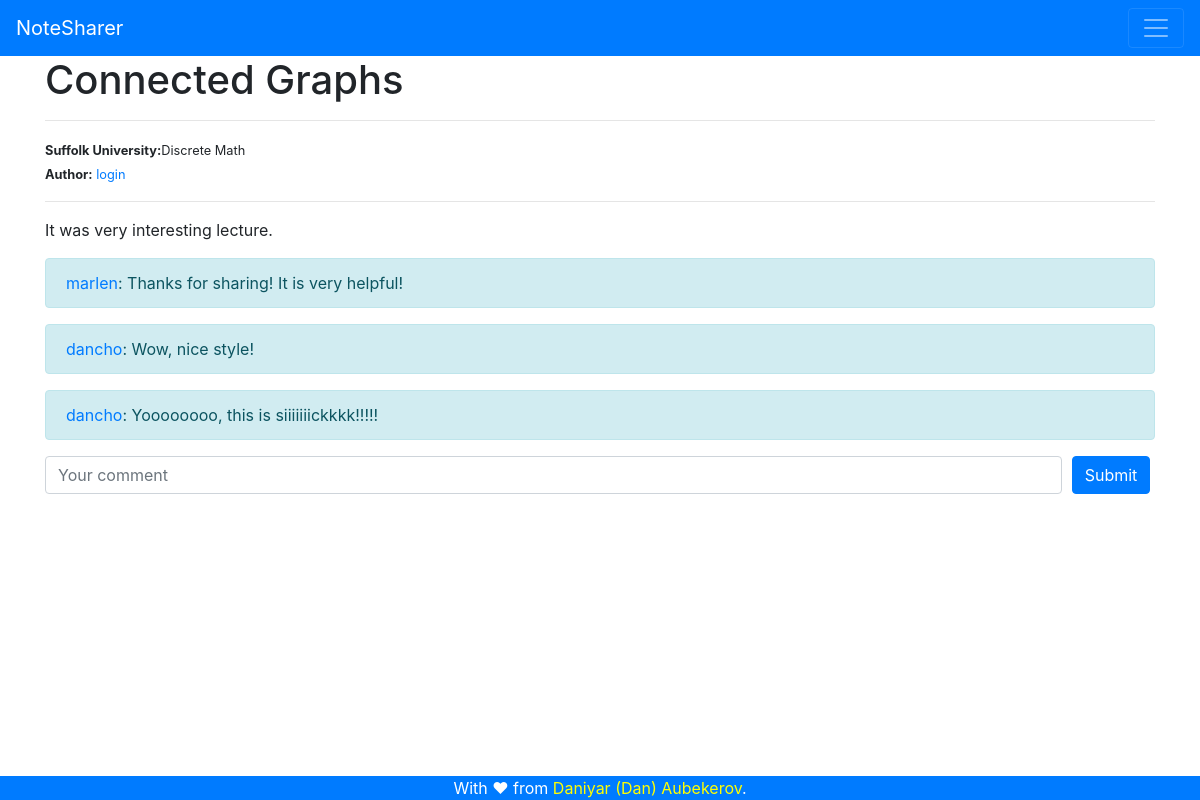
The app's page /notes/1 (signed in), older data.
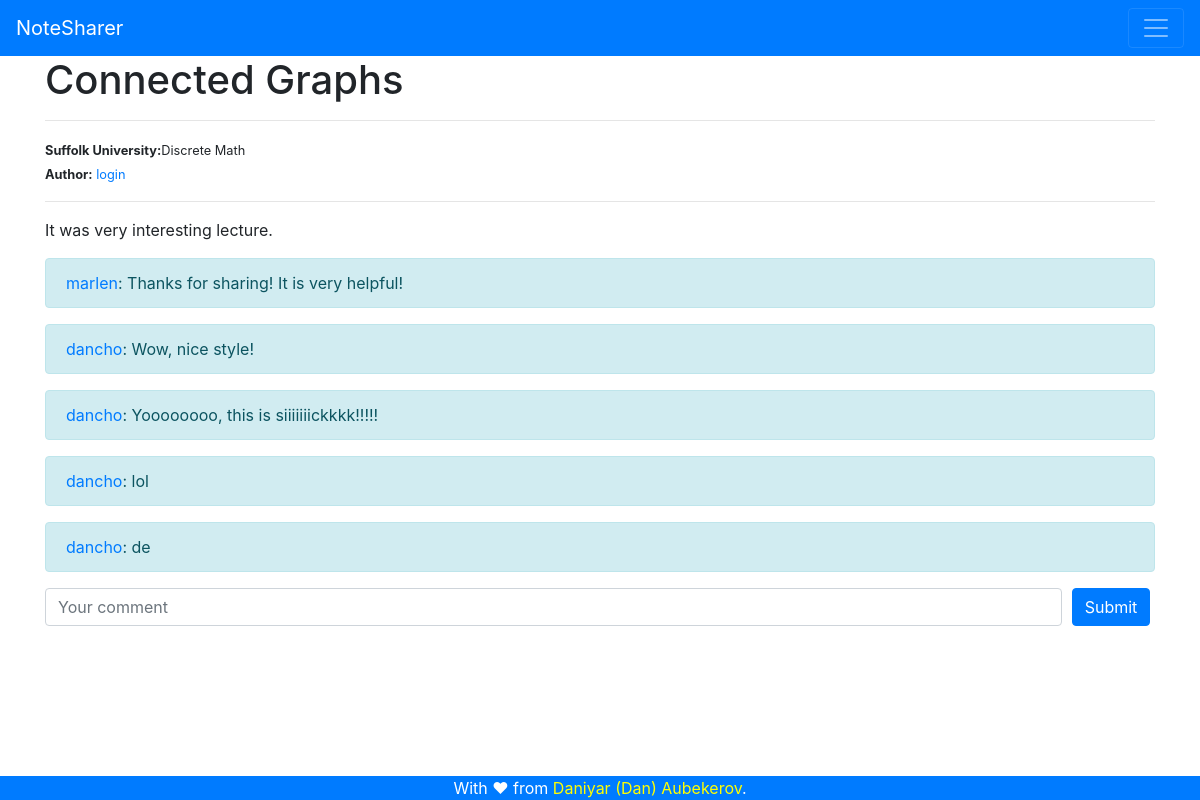
The same page, newer data.
### tables this page shows
CREATE TABLE Notes (
    'noteID' INTEGER NOT NULL PRIMARY KEY,
    'content' TEXT(50000),
    'author' INTEGER, 'university' VARCHAR(300), 'class' VARCHAR(300), 'lectureName' VARCHAR(300),
    FOREIGN KEY('author') REFERENCES accounts(id)
);

CREATE TABLE 'accounts' (
'id' INTEGER PRIMARY KEY,
'login' VARCHAR(255),
'password' VARCHAR(255),
'name' VARCHAR(255)
, 'university' VARCHAR(255), 'github' VARCHAR(255));

CREATE TABLE Comments (
    'commentID' INTEGER NOT NULL PRIMARY KEY,
    'content' VARCHAR(300),
    'author' INTEGER,
    'note' INTEGER,
    FOREIGN KEY('author') REFERENCES accounts(id),
    FOREIGN KEY('note') REFERENCES notes(noteID)
);

### app.py (the view)
@app.route('/notes/<id>', methods = ['POST', 'GET'])
def note(id):
    if (not session['user']):
        return render_template('404.html', error = 'You are not loged in to view this page')
    context = dict()
    db_connection = sqlite3.connect('database.db')
    if (request.method == 'POST'):
        comment = request.form.get('comment')
        cursor = db_connection.cursor()
        cursor.execute('INSERT INTO comments (content, author, note) VALUES (?,?,?);', (comment, session['user']['id'], id))
        db_connection.commit()
        cursor.close()
    cursor = db_connection.cursor()
    cursor.execute('SELECT notes.content,  notes.university, notes.class, notes.lectureName, accounts.login, notes.noteID FROM notes INNER JOIN accounts ON notes.author = accounts.id WHERE notes.noteID = ? ', [id])
    note = cursor.fetchone()
    context['note'] = note
    cursor.execute('SELECT comments.content, accounts.login FROM comments INNER JOIN accounts ON comments.author=accounts.id WHERE comments.note=?;', [id])
    comments = cursor.fetchall()
    context['comments'] = comments
    return render_template('note.html', context = context)

### templates/note.html (shortened to what this page needs)
{% extends 'base.html' %}
{% block body %}
    <div class="container">
        <div class="well">
            <div class="row">
                <div class="col-md-12">
                    <div class="">
                        <h1  class="hidden-xs hidden-sm">{{context['note'][3]}}</h1>
                        <hr>
                        <small><strong>{{context['note'][1]}}:</strong>{{context['note'][2]}}</small><br>
                        <small><strong>Author:</strong> <a href = "{{url_for('user', login = context['note'][4])}}">{{context['note'][4]}}</a></small>
                        <hr>
                        <p class="text-justify">{{context['note'][0]}}</p></div>
                </div>
            </div>
        </div>
        {% for comment in context['comments'] %}
            <div class="alert alert-info" role="alert">
                <a href = "{{url_for('user', login = comment[1])}}">{{comment[1]}}</a>: {{comment[0]}}
            </div>
        {% endfor %}
        <form method = "post"  id = "comment">
            <div class="form-row">
                <div class="col-11">
                    <input type="text" id = "comment" name = "comment" class="form-control" placeholder="Your comment">
                </div>
                <div class="col-1">
                    <input type = "submit" class = "btn btn-primary" value = "Submit" />
                </div>
            </div>
        </form>
    </div>
{% endblock %}

### templates/base.html (shortened to what this page needs)
<!DOCTYPE html>
<html lang="en">
    <head>
        <link rel="stylesheet" href="https://cdn.jsdelivr.net/npm/bootstrap@4.5.3/dist/css/bootstrap.min.css">
    </head>
    <body>
        <main>
            <nav class="navbar navbar-dark bg-primary">
                <a class="navbar-brand" href="{{ url_for('index') }}">NoteSharer</a>
                {% if session['user'] %}
                    <button class="navbar-toggler" type="button" data-toggle="collapse" data-target="#navbarText" aria-controls="navbarText" aria-expanded="false" aria-label="Toggle navigation">
                        <span class="navbar-toggler-icon"></span>
                    </button>
                {% else %}
                    <a class="btn btn-light" href="{{ url_for('login') }}">Login </a>
                    <a class="btn btn-light" href="{{url_for('register')}}">Registration</a>
                {% endif %}
            </nav>
            {% block body %}{% endblock %}
            <footer class="footer bg-primary" style = "position: fixed; left: 0; bottom: 0; width: 100%; color:white; text-align: center;">
                <div class="container">
                    <span class="">With ♥ from <a href = "https://daniyardake.github.io/" style = "color:yellow;">Daniyar (Dan) Aubekerov</a>.</span>
                </div>
            </footer>
        </main>
    </body>
</html>

Row changes from the older to the newer data that the page shows:
added Comments: login "dancho", content "lol"
added Comments: login "dancho", content "de"
